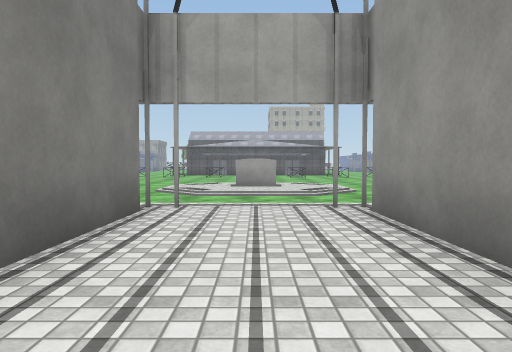
view 1 (above)

17 first-person views from a walk through a Unity game level. The camera is 1.2 m above the floor, tilts 2° down and sees 70° across. The floor is counted in squares, 2 m on a side. Each view is taken from the middle of a square. On the plan, view 1 faces up. The plan holds only what a view shows up to about 10 squares ahead; the rest is blank. The place goes on beyond the plan. The player character is not drawn. Door leaves are left out, so doorways stand open. Some surface patterns are stand-ins.

view 2
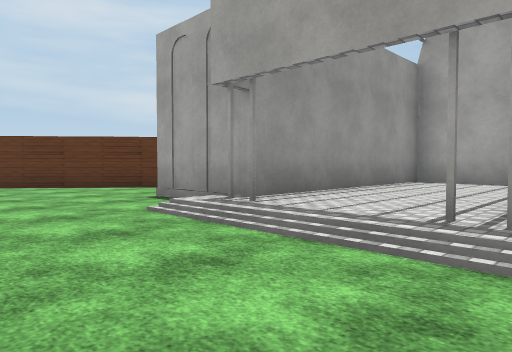

view 3
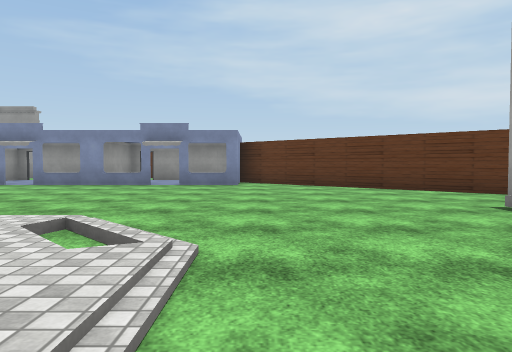

view 4
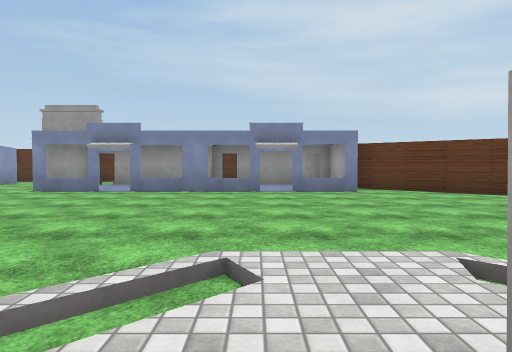

view 5
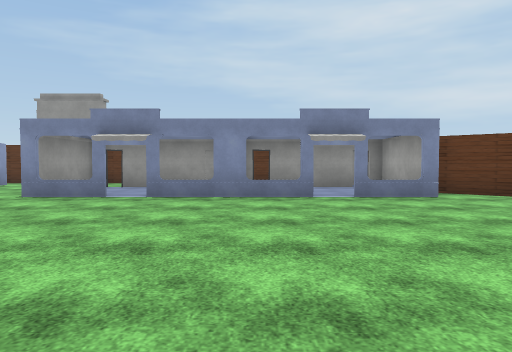

view 6
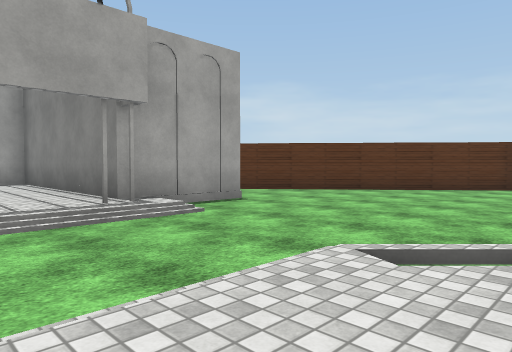

view 7
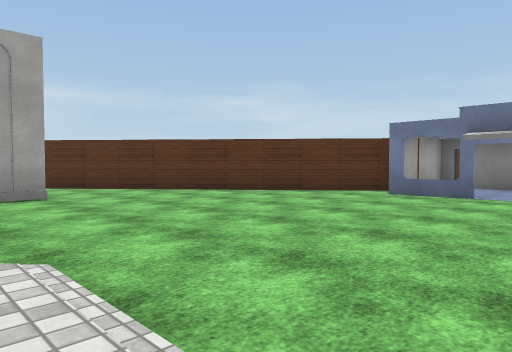

view 8
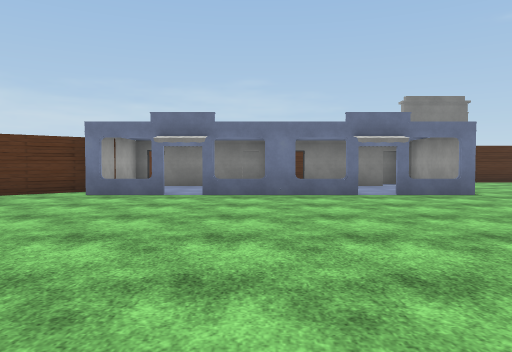

view 9
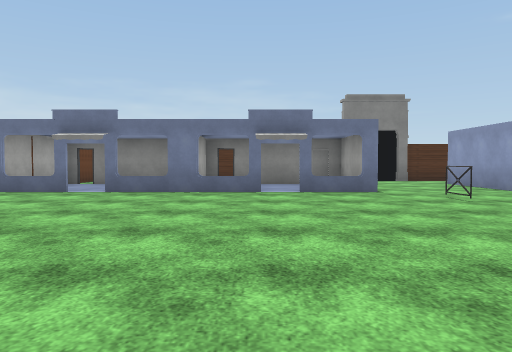

view 10
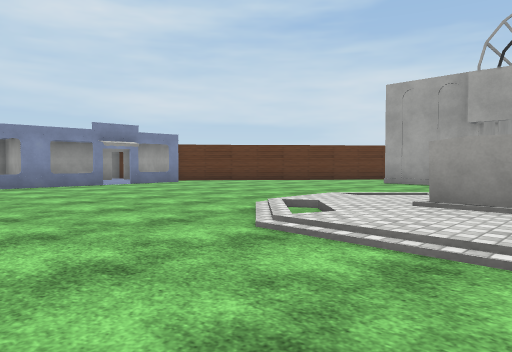

view 11
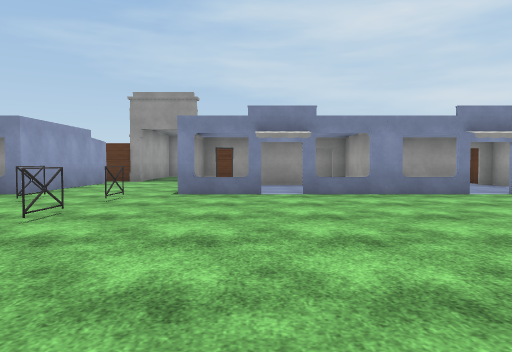

view 12
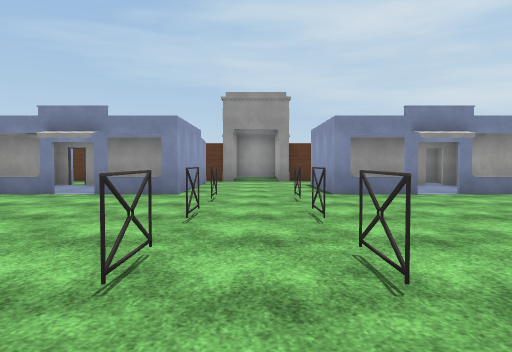

view 13
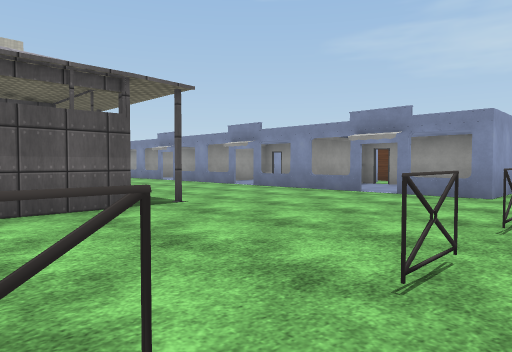

view 14
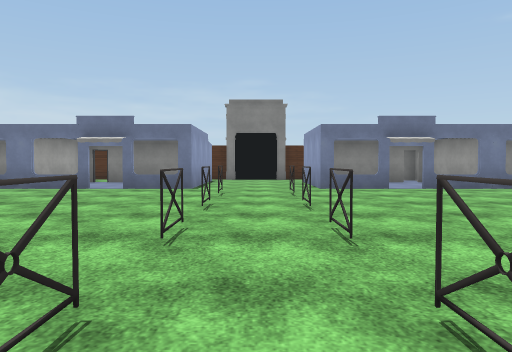

view 15
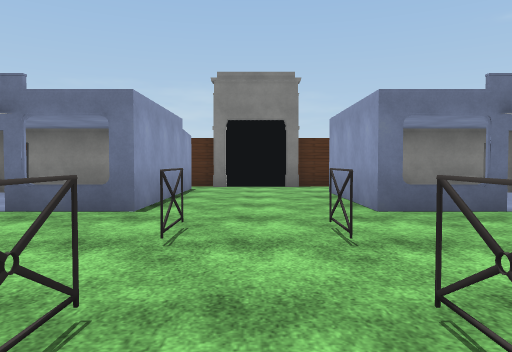

view 16
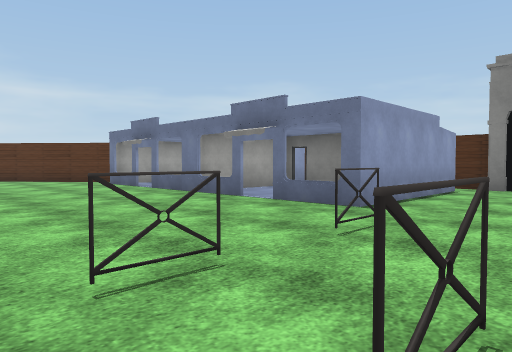

view 17
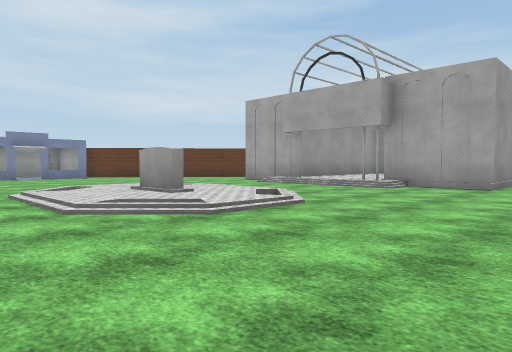

### Floor plan
Key: @ floor where view 1 was taken; # wall or solid block; x gap in a wall; . main floor; : floor 0.25 m higher than the main floor; / step, stairs or slope; D open door.
Columns run from 15 left of view 1 to 12 right of it. Each row starts with its distance up from view 1.
 26                      ...
 25                      ...x
 24      #              ....#
 23    ###            x#....###D
 22   # .x....        ......x..#
 21  ### x.....      .......x  #
 20  #DD##.......    .......####
 19 ##.....#.#.#.#   #.#.#.#....
 18 #..............  ...........
 17 ##.....#.#.#.#    .#.#.#....
 16  #####.......     ......###D
 15   # .x....... ..........x..#
 14   # .x..................x..#
 13   #D## .................####
 12   #### ......//://......###D
 11     .x......./:::/......x..#
 10   ##.x......./:#:/......x..#
  9   DD##.......//://......####
  8      #...................##
  7      ##.................##
  6       ##...............##
  5        #...../#:#/....##
  4        ##..####:####.##
  3         ##.###:::#   #
  2          ### #:::#
  1           #  #:::#
  0              #:@:#
 -1              #####

Where each view was taken, in squares from view 1:
view 1: 0 up, 0 right, facing up
view 2: 8 up, 2 left, facing down-right
view 3: 8 up, 1 left, facing right
view 4: 11 up, 0 right, facing right
view 5: 12 up, 2 right, facing right
view 6: 10 up, 1 right, facing down-left
view 7: 12 up, 2 left, facing down-left
view 8: 12 up, 2 left, facing left
view 9: 14 up, 2 left, facing left
view 10: 15 up, 1 left, facing down-right
view 11: 15 up, 2 right, facing right
view 12: 18 up, 2 right, facing right
view 13: 18 up, 2 right, facing up-right
view 14: 18 up, 1 left, facing left
view 15: 18 up, 5 left, facing left
view 16: 19 up, 5 left, facing down-left
view 17: 14 up, 6 left, facing down-right
